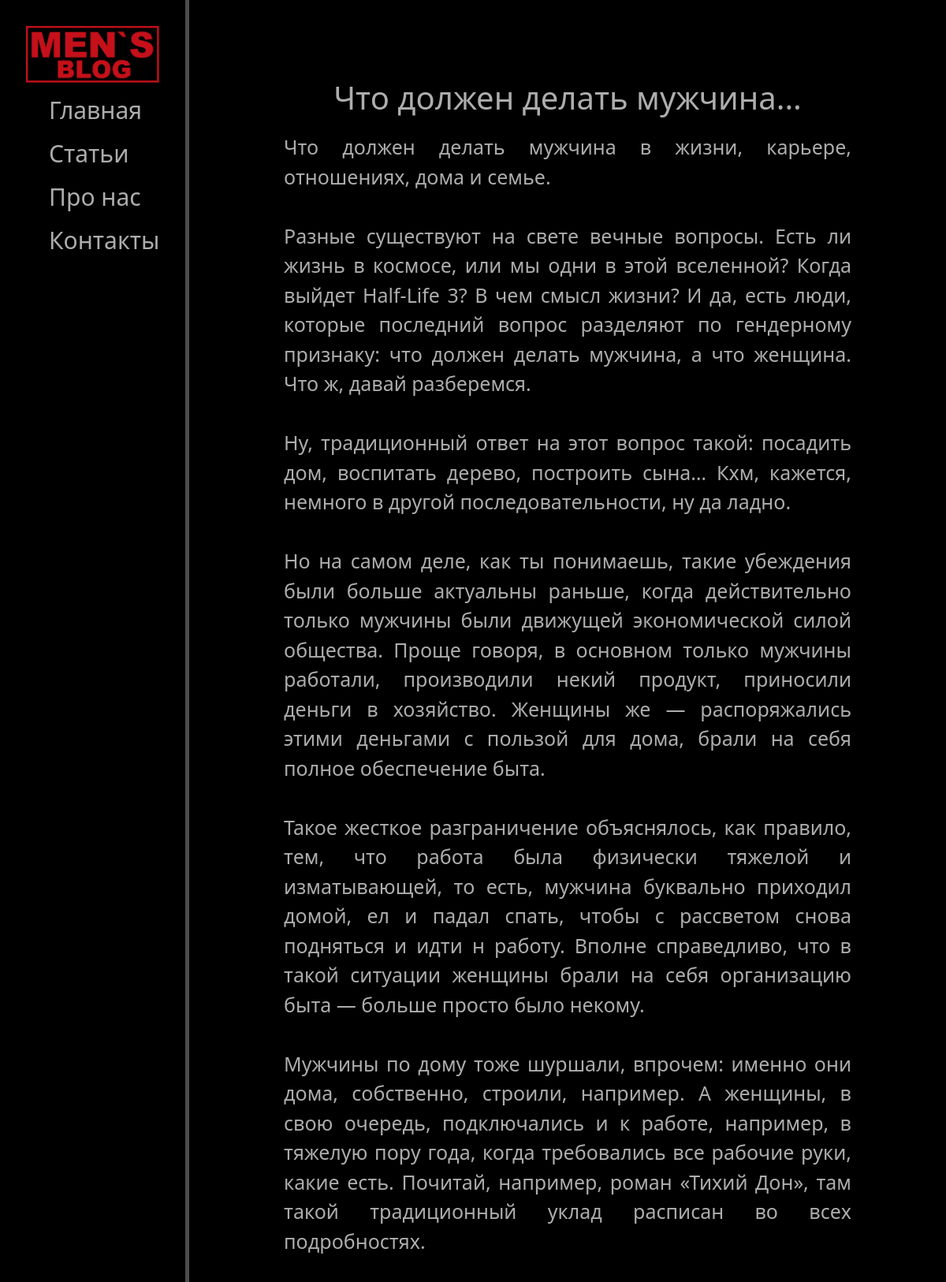
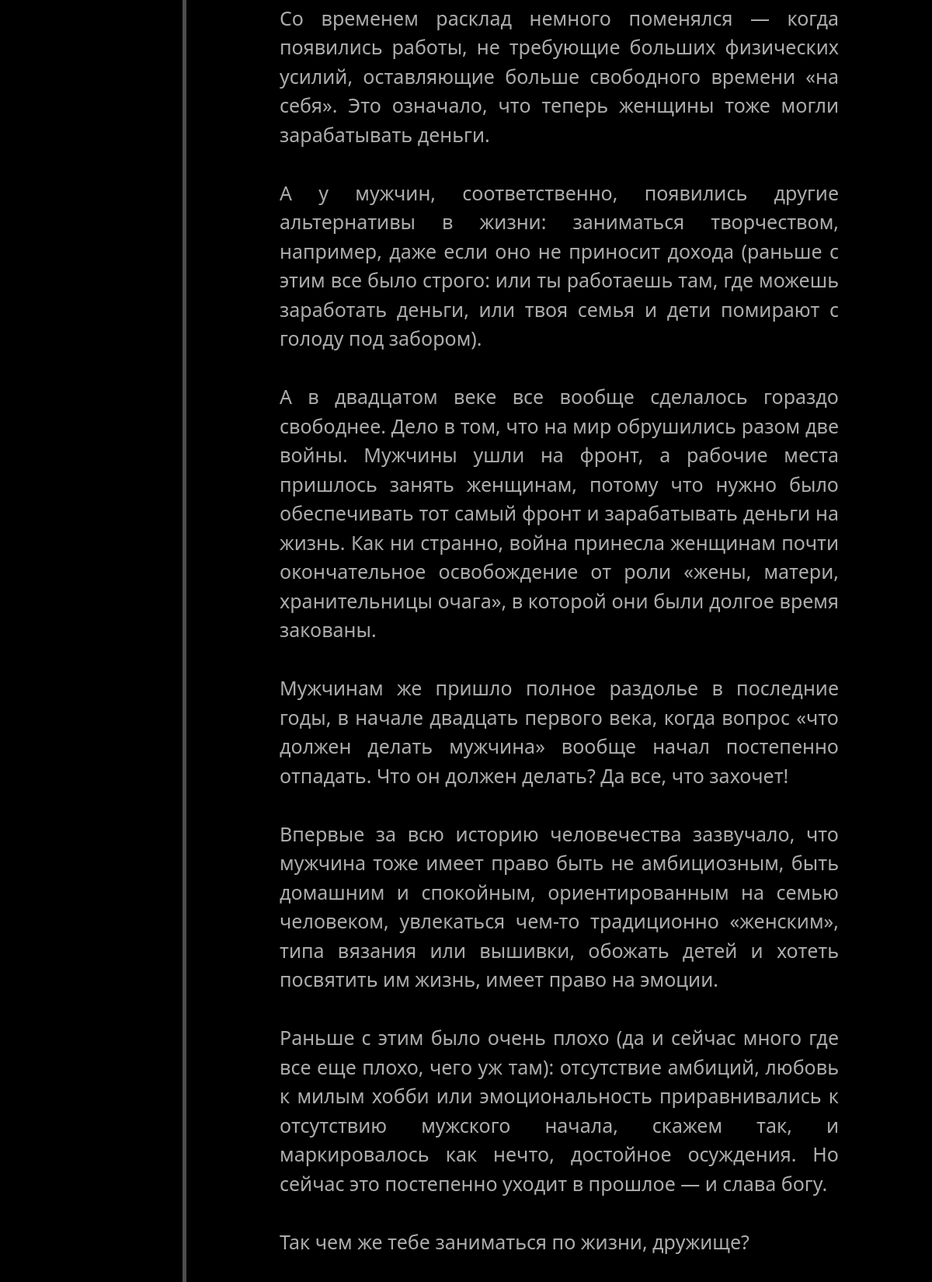
The page /news/2 (upper part) on the database its author committed (2 pictures, top to bottom).
### news/models.py (models this page shows, shortened)
class Articles(models.Model):
    title = models.CharField('Название', max_length=100, default='Статья без названия')
    anons = models.CharField('Анонс', max_length=350)
    full_text = models.TextField('Статья')
    date = models.DateTimeField(default=datetime.now)
    class Meta: # множественное и единственно число названия таблицы
        verbose_name = 'Новость'
        verbose_name_plural = 'Новости'

### news/views.py (the view)
# urls.py: path('<int:pk>', views.NewsDetailView.as_view(), name='news-detail'),
class NewsDetailView(DetailView):
    model = Articles
    template_name = 'news/details_view.html'
    context_object_name = 'article'

### news/templates/news/details_view.html (shortened to what this page needs)
{% extends 'main/layout.html' %}
{% block content %}
    <div class="features">
        <h1>{{ article.title }}</h1>
        <p>{{ article.full_text|safe }}</p>
    </div>
{% endblock %}

### main/static/main/css/main.css (style rules this page uses)
body { background: rgb(0, 0, 0); }
main .features { position: relative; font-size: 25px; float: left; left: 30%; color: #adadad; margin-top: 100px; text-align: center; width: 60%; }
main .features p { max-width: 100%; margin: 20px auto; text-align: justify; }

### rows shown on the page
Articles: title "Что должен делать мужчина...", full_text "Что должен делать мужчина в жизни, карьере, отношениях, дома и семье. Разные существуют на свете вечные вопросы. Есть ли жизнь в космосе, или мы одни в этой вселенной? Когда выйдет Half-Life 3? В чем смысл жизни? И да, есть люди, которые последний вопрос разделяют по гендерному признаку: что должен делать мужчина, а что женщина. Что ж, давай разберемся. Ну, традиционный ответ на этот вопрос такой: посадить дом, воспитать дерево, построить сына… Кхм, кажется, немного в другой последовательности, ну да ладно. Но на самом деле, как ты понимаешь, такие убеждения были больше актуальны раньше, когда действительно только мужчины были движущей экономической силой общества. Проще говоря, в основном…"
